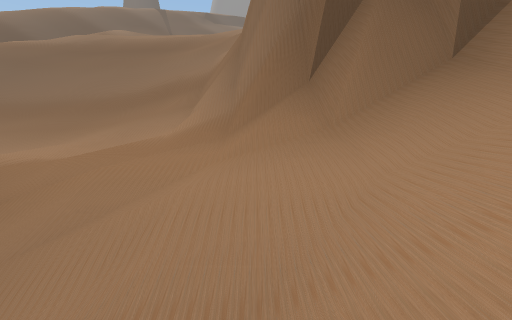
View 1 (above)

15 first-person views from a walk through a scene from a Unity 3-D project. The camera is 1.5 m above the floor, tilts 6° down and sees 85° across. The floor is counted in squares, 2 m on a side. Each view is taken from the middle of a square. On the plan, view 1 faces up. The plan holds only what a view shows up to about 10 squares ahead; the rest is blank. The place goes on beyond the plan. The player is left out.

View 2
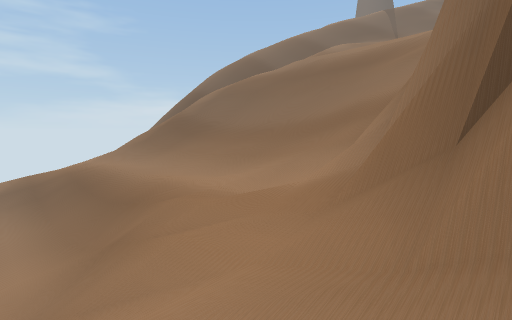

View 3
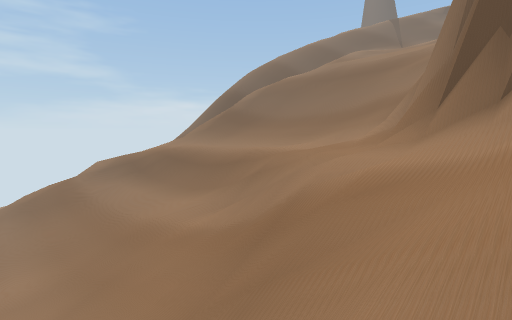

View 4
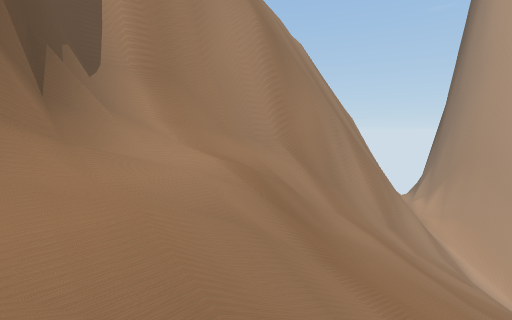

View 5
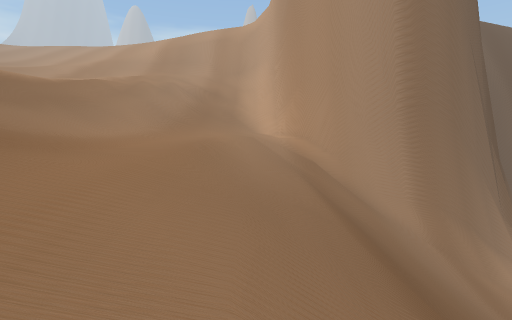

View 6
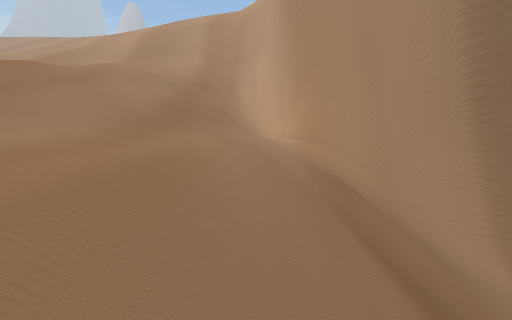

View 7
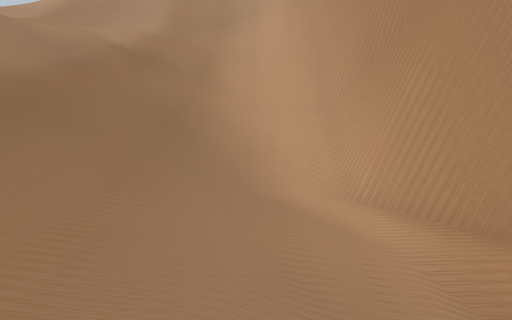

View 8
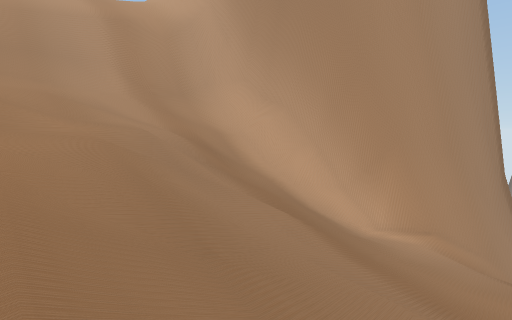

View 9
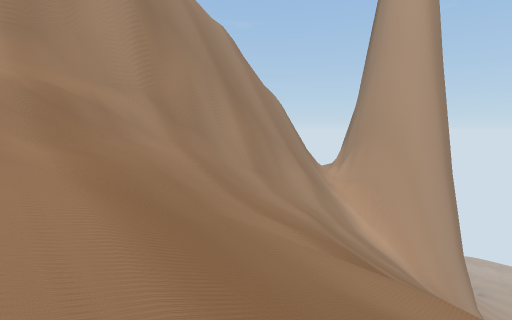

View 10
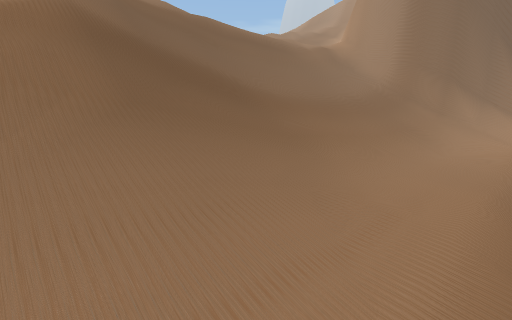

View 11
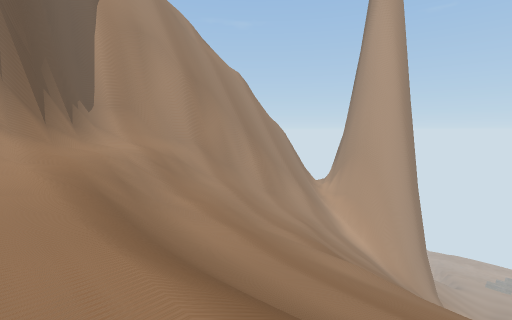

View 12
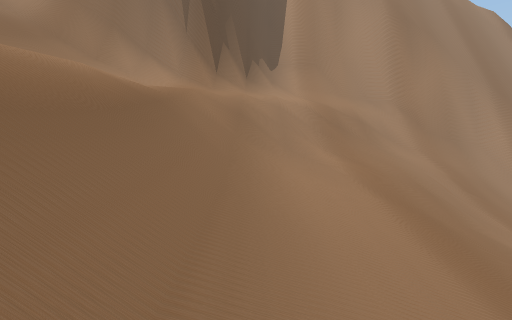

View 13
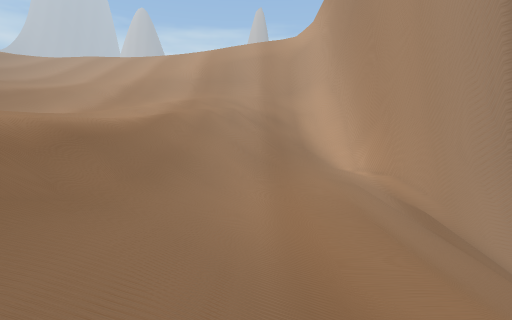

View 14
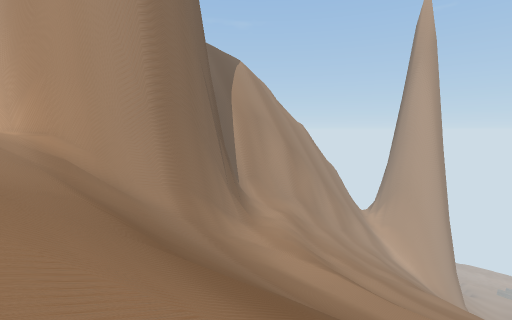

View 15
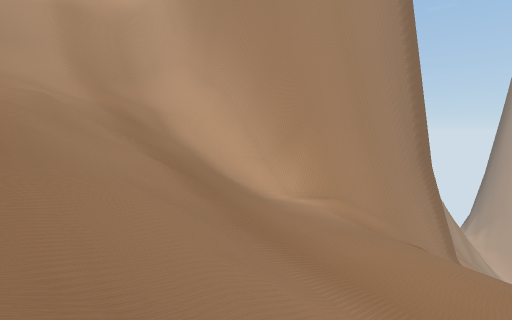

### Floor plan
Key: @ floor where view 1 was taken; # wall or solid block; . main floor; : floor 1.5 m higher than the main floor; - floor 3.25 m lower than the main floor; + floor 9.5 m higher than the main floor; * floor 11.25 m higher than the main floor; % floor 16 m higher than the main floor; & floor 17.5 m higher than the main floor; / step, stairs or slope; = window, fence, low wall or low ledge; v drop or lower ground.
Columns run from 12 left of view 1 to 12 right of it. Each row starts with its distance up from view 1.
 19        ///////%%///&//#
 18       ////////////////#/
 17      /////////////////#//
 16     ////**///////////#v//
 15      /*++***/////////#v/
 14     +++///***////////#
 13   ////////////*//#####
 12    ///////////+####
 11    ///////////##
 10   ///////////##
  9  ///////////##
  8 v//////////##
  7 v//////////##
  6 ///////////##
  5 //.......///#
  4 ..///////.//##
  3  //////////./##
  2 ///-////////:/###
  1 ////////////////#
  0   //////////@//##
 -1   /////////////#
 -2  //////////////#
 -3  //////////////#
 -4      ////////==#
 -5        ///////##
 -6         /////##
 -7         /////#

Positions as (right, up) in squares from view 1, and headings:
1: (0, 0), facing up
2: (1, 1), facing up-left
3: (2, -3), facing up-left
4: (-3, 3), facing down-right
5: (-9, 13), facing right
6: (-6, 13), facing right
7: (0, 13), facing right
8: (0, 19), facing down-right
9: (-8, 1), facing down-right
10: (-12, 4), facing up-right
11: (-11, 5), facing down-right
12: (-9, 2), facing right
13: (-8, 16), facing right
14: (-10, 13), facing down-right
15: (-2, 18), facing down-right
